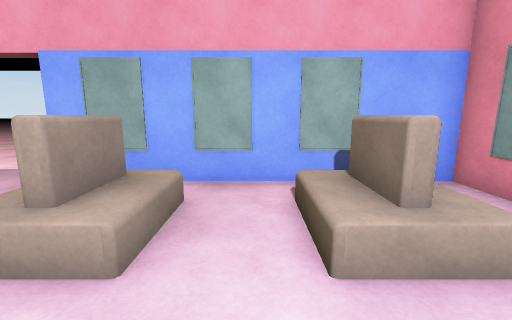
[1] (above)

16 first-person views from a walk through a Unity game level. The camera is 1.5 m above the floor, tilts 10° down and sees 90° across. The floor is counted in squares, 1 m on a side. Each view is taken from the middle of a square. On the plan, view 1 faces up. The plan holds only what a view shows up to about 13 squares ahead; the rest is blank. The place goes on beyond the plan. Door leaves are left out, so doorways stand open. Some surface patterns are stand-ins.

[2]
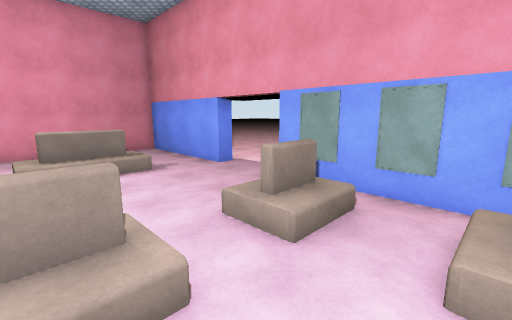

[3]
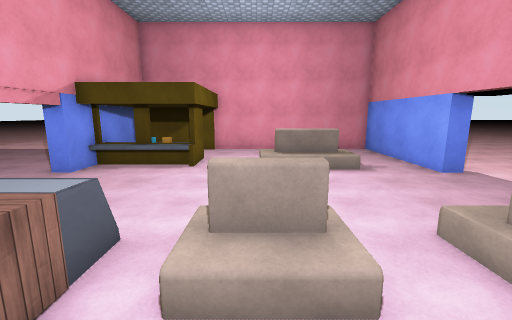

[4]
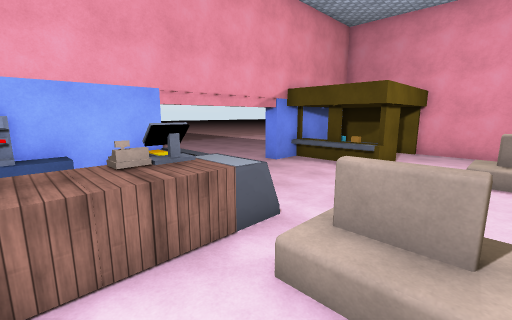

[5]
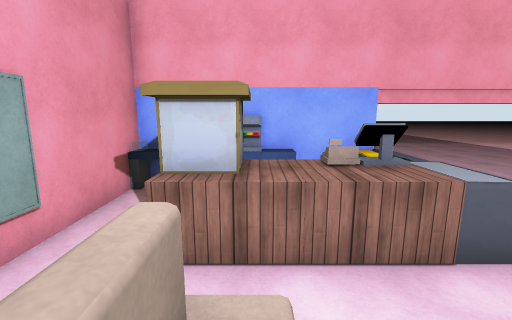

[6]
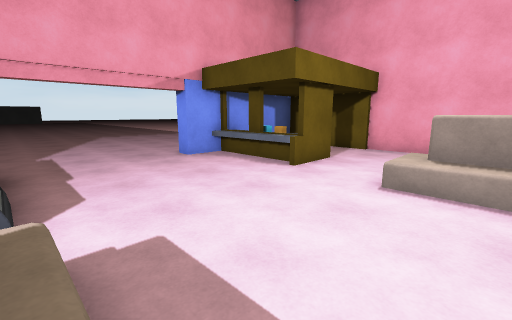

[7]
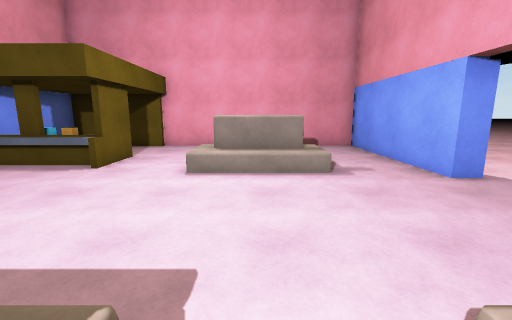

[8]
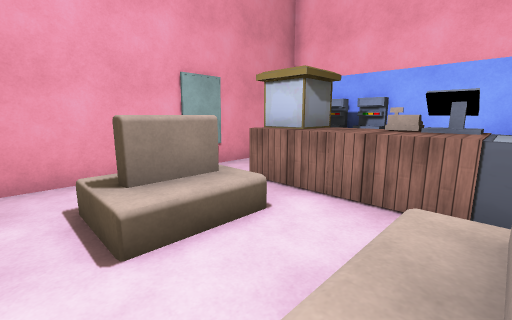

[9]
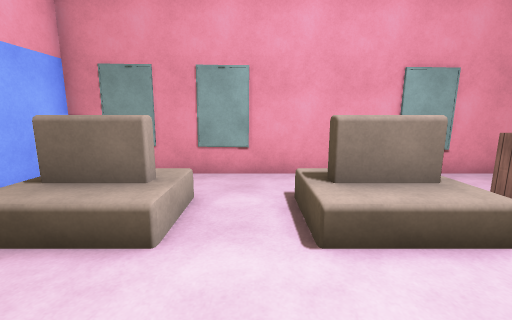

[10]
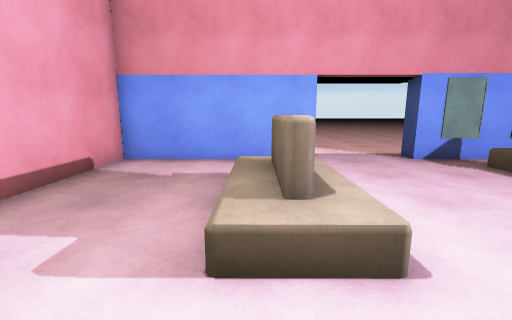

[11]
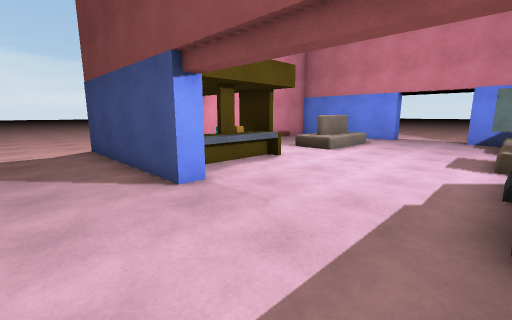

[12]
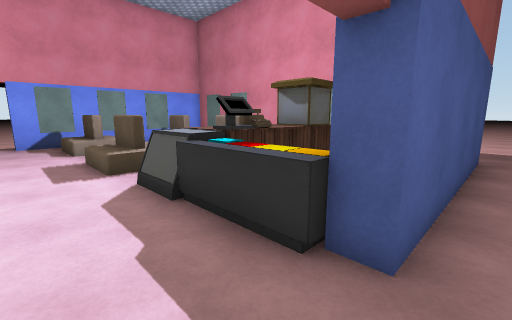

[13]
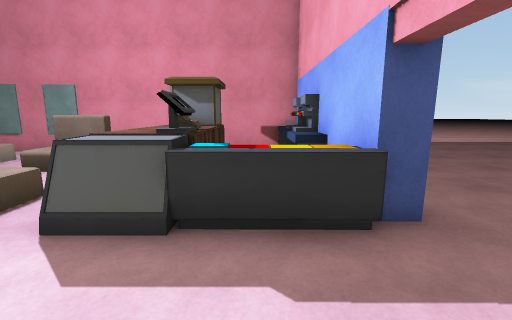

[14]
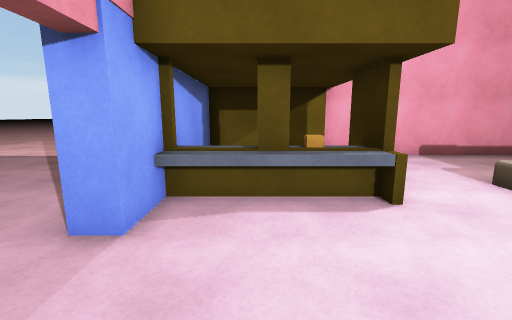

[15]
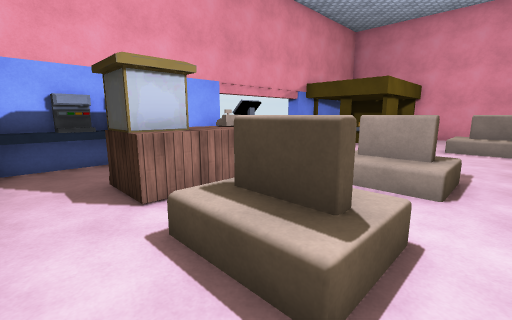

[16]
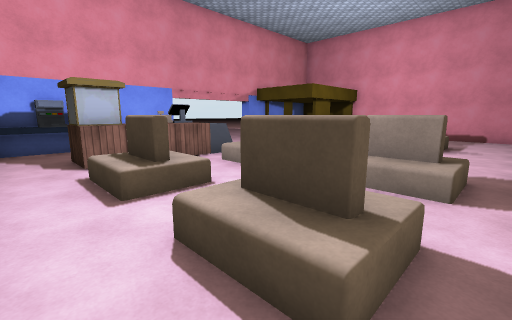

### Floor plan
Points are (right, up) in squares from view 1. A wall is a line through its corners. A room is listed if a view was taken in it or the views show most of it. See-through windows are left out.
Room 1 (views 1, 2, 3, 4, 5, 6, 7, 8, 9, 10, 12, 13, 14, 15, 16)
walls: (-9.1, -3.7) (-11.4, -3.7); (-11.4, -3.5) (-9.1, -3.5); (-2.5, -8.4) (-2.5, -7.7) (0.9, -7.7); (-9.6, -7.7) (-8, -7.7) (-8, -8.4) (-15.4, -8.4); (-8, 5.7) (-14.6, 5.7) (-14.6, -3.6); (1.6, -7.7) (4.5, -7.7) (4.5, 5.7) (-4.6, 5.7); (-14.3, -3.5) (-14.3, -7.7) (-9.9, -7.7)
low walls: (-9.1, -3.5) (-9.1, -7.8); (-0.1, -7.8) (-0.1, -6.9) (0.6, -6.9); (1.4, -6.9) (2.6, -6.9)
ways out: opening at (-16.7, -10) to room 2; opening at (-2.7, -10) to room 2; open door at (-6.5, 6) to room 2; open door at (-12.5, -4)
objects: other object (-10, -7) to (-10, -4); other object (-10, -1) to (-9, 3); other object (-3, -7) to (-2, -6); other object (-3, -5) to (-2, -3); other object (-3, -2) to (-2, 0); other object (-3, 2) to (-2, 4); other object (-1, -7); other object (-1, -5) to (0, -4); other object (-1, -3) to (0, -3); other object (1, -7); other object (1, -5) to (2, -3); other object (1, -2) to (2, 0); other object (2, 2) to (2, 4); other object (3, -7); other object (4, -7); other object (4, -3); other object (4, 2); other object (4, 4)
Room 2 (view 11)
walls: (5.4, -8.4) (-2.5, -8.4)
ways out: opening at (-16.7, -10) to room 1; opening at (-2.7, -10) to room 1; open door at (-6.5, 6) to room 1

Where each view was taken, in squares from view 1:
view 1: 0 up, 0 right, facing up
view 2: 1 down, 1 right, facing up-left
view 3: 1 down, 1 right, facing left
view 4: 0 up, 1 right, facing down-left
view 5: 0 up, 1 right, facing down
view 6: 1 up, 3 left, facing down-left
view 7: 1 up, 2 left, facing left
view 8: 1 up, 2 left, facing down-right
view 9: 1 up, 2 left, facing right
view 10: 3 down, 10 left, facing up
view 11: 11 down, 3 left, facing up-left
view 12: 9 down, 5 left, facing up-right
view 13: 6 down, 6 left, facing right
view 14: 6 down, 5 left, facing left
view 15: 1 up, 4 right, facing down-left
view 16: 5 up, 4 right, facing down-left
